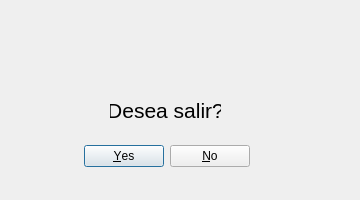
<?xml version="1.0" encoding="UTF-8"?>
<ui version="4.0">
 <class>windowaviso</class>
 <widget class="QDialog" name="windowaviso">
  <property name="geometry">
   <rect>
    <x>0</x>
    <y>0</y>
    <width>360</width>
    <height>200</height>
   </rect>
  </property>
  <property name="windowTitle">
   <string>Dialog</string>
  </property>
  <property name="modal">
   <bool>true</bool>
  </property>
  <widget class="QDialogButtonBox" name="btnBoxAviso">
   <property name="geometry">
    <rect>
     <x>-110</x>
     <y>140</y>
     <width>360</width>
     <height>32</height>
    </rect>
   </property>
   <property name="orientation">
    <enum>Qt::Horizontal</enum>
   </property>
   <property name="standardButtons">
    <set>QDialogButtonBox::No|QDialogButtonBox::Yes</set>
   </property>
   <property name="centerButtons">
    <bool>false</bool>
   </property>
  </widget>
  <widget class="QLabel" name="lblAviso">
   <property name="geometry">
    <rect>
     <x>110</x>
     <y>90</y>
     <width>111</width>
     <height>40</height>
    </rect>
   </property>
   <property name="font">
    <font>
     <pointsize>16</pointsize>
     <weight>50</weight>
     <bold>false</bold>
    </font>
   </property>
   <property name="text">
    <string>Desea salir?</string>
   </property>
   <property name="alignment">
    <set>Qt::AlignCenter</set>
   </property>
  </widget>
  <widget class="QLabel" name="lblmageAviso">
   <property name="geometry">
    <rect>
     <x>120</x>
     <y>20</y>
     <width>91</width>
     <height>71</height>
    </rect>
   </property>
   <property name="text">
    <string/>
   </property>
   <property name="textFormat">
    <enum>Qt::PlainText</enum>
   </property>
   <property name="pixmap">
    <pixmap>img/símbolo-de-advertencia-peligro.jpg</pixmap>
   </property>
   <property name="scaledContents">
    <bool>true</bool>
   </property>
   <property name="alignment">
    <set>Qt::AlignCenter</set>
   </property>
   <property name="textInteractionFlags">
    <set>Qt::LinksAccessibleByMouse</set>
   </property>
  </widget>
 </widget>
 <resources/>
 <connections>
  <connection>
   <sender>btnBoxAviso</sender>
   <signal>accepted()</signal>
   <receiver>windowaviso</receiver>
   <slot>accept()</slot>
   <hints>
    <hint type="sourcelabel">
     <x>248</x>
     <y>254</y>
    </hint>
    <hint type="destinationlabel">
     <x>157</x>
     <y>274</y>
    </hint>
   </hints>
  </connection>
  <connection>
   <sender>btnBoxAviso</sender>
   <signal>rejected()</signal>
   <receiver>windowaviso</receiver>
   <slot>reject()</slot>
   <hints>
    <hint type="sourcelabel">
     <x>316</x>
     <y>260</y>
    </hint>
    <hint type="destinationlabel">
     <x>286</x>
     <y>274</y>
    </hint>
   </hints>
  </connection>
 </connections>
</ui>
